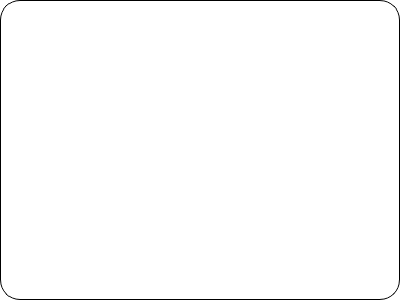
<?xml version="1.0" encoding="UTF-8"?>
<ui version="4.0">
 <class>Form</class>
 <widget class="QLabel" name="Form">
  <property name="geometry">
   <rect>
    <x>0</x>
    <y>0</y>
    <width>400</width>
    <height>300</height>
   </rect>
  </property>
  <property name="windowTitle">
   <string>Form</string>
  </property>
  <property name="styleSheet">
   <string notr="true">        QLabel {
            text-align: center;
            background-color: white;
            color: black;
            border-width: 1px;
            border-style: solid;
            border-radius: 20px;
}</string>
  </property>
 </widget>
 <resources/>
 <connections/>
</ui>
